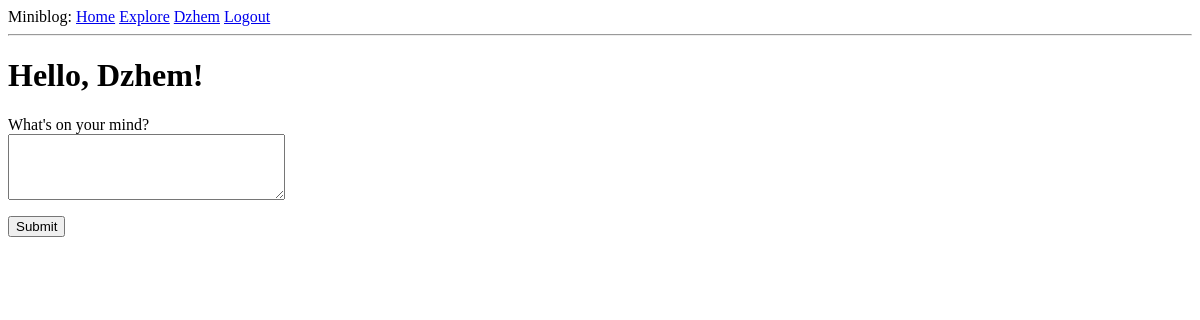
Page /index (signed in) on the earlier database version.
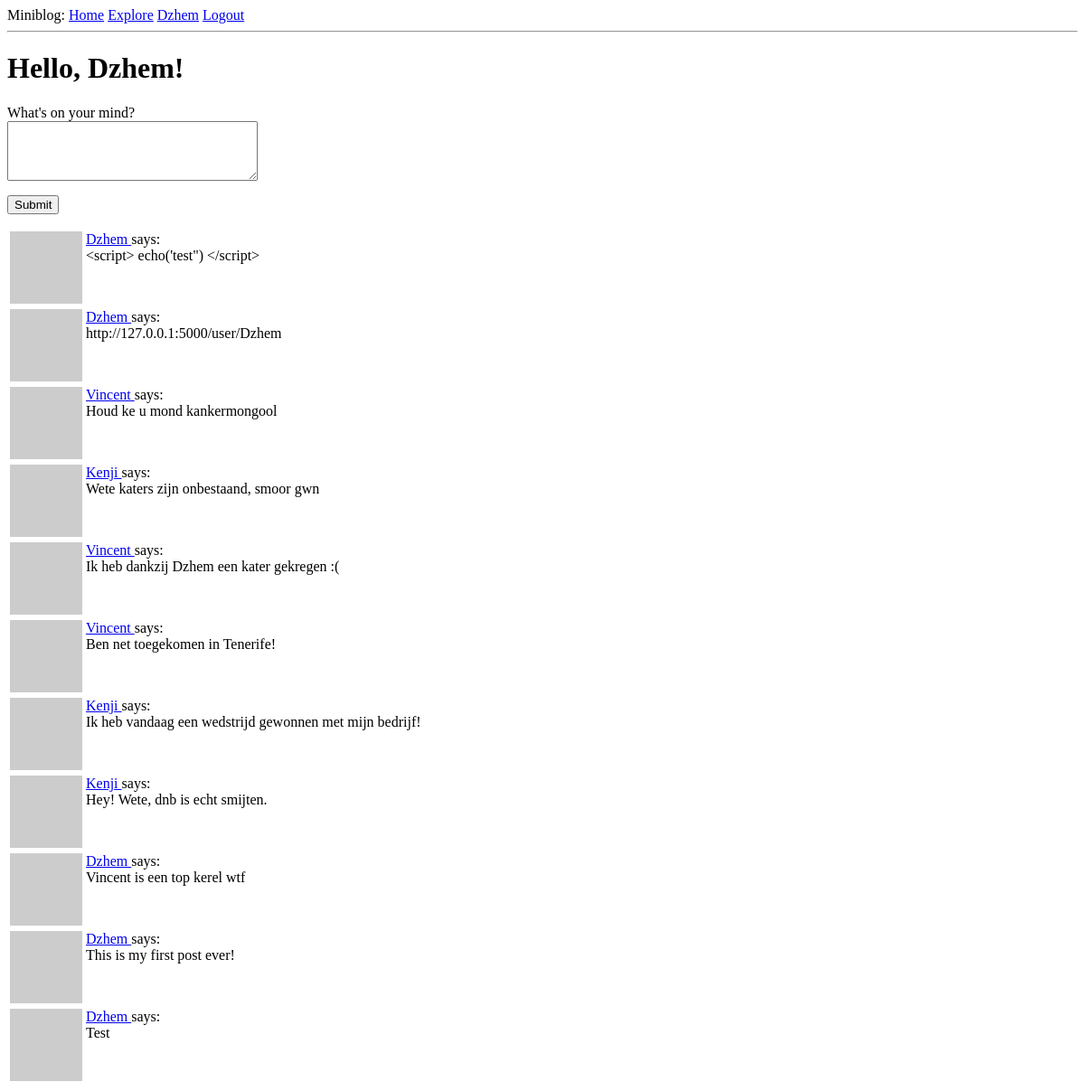
Same page on the later database version.
### app/models.py (models this page shows, shortened)
class User(UserMixin, db.Model):
    id = db.Column(db.Integer, primary_key=True)
    username = db.Column(db.String(64), index=True, unique=True)
    email = db.Column(db.String(120), index=True, unique=True)
    password_hash = db.Column(db.String(128))
    posts = db.relationship('Post', backref='author', lazy='dynamic')
    about_me = db.Column(db.String(140))
    last_seen = db.Column(db.DateTime, default=datetime.utcnow)
    followed = db.relationship('User', secondary=followers,
                               primaryjoin=(followers.c.follower_id == id),
                               secondaryjoin=(followers.c.followed_id == id),
                               backref=db.backref('followers', lazy='dynamic'),
                               lazy='dynamic')
    def avatar(self, size):
        digest = md5(self.email.lower().encode('utf-8')).hexdigest()
        return f'https://www.gravatar.com/avatar/{digest}?d=identicon&s={size}'
    def followed_posts(self):
        followed = Post.query.join(
            followers, followers.c.followed_id == Post.user_id).filter(
                followers.c.follower_id == self.id)
        own = Post.query.filter(
            Post.user_id == self.id)
        return followed.union(own).order_by(Post.timestamp.desc())

class Post(db.Model):
    id = db.Column(db.Integer, primary_key=True)
    body = db.Column(db.String(140))
    timestamp = db.Column(db.DateTime, index=True, default=datetime.utcnow)
    user_id = db.Column(db.Integer, db.ForeignKey('user.id'))

### app/routes.py (the view)
@app.route('/', methods=['GET', 'POST'])
@app.route('/index', methods=['GET', 'POST'])
@login_required
def index():
    form = PostForm()
    if form.validate_on_submit():
        post = Post(body=form.post.data, author=current_user)
        db.session.add(post)
        db.session.commit()
        flash('You have a new post!')
        return redirect(url_for('index'))
    posts = current_user.followed_posts().all()
    return render_template("index.html", title='Home Page', form=form,
                           posts=posts)

### app/forms.py
class PostForm(FlaskForm):
    post = TextAreaField("What's on your mind?",
                         [validators.DataRequired(),
                          validators.Length(min=1, max=140)])
    submit = SubmitField('Submit')

### app/models.py (called while the page is built)
@login.user_loader
def load_user(id):
    return User.query.get(int(id))

### app/routes.py (called while the page is built)
@app.before_request
def before_request():
    if current_user.is_authenticated:
        current_user.last_seen = datetime.utcnow()
        db.session.commit()

### app/templates/index.html (shortened to what this page needs)
<html>
    <head>
    </head>
    <body>
        {% extends "base.html" %}
        {% block content %}
            <h1>Hello, {{ current_user.username }}!</h1>
            {% if form %}
            <form action="" method="post">
                <p>
                    {{ form.post.label }}<br>
                    {{ form.post(cols=32, rows=4) }}<br>
                </p>
                <p>{{ form.submit() }}</p>
            </form>
            {% endif %}
            {% for post in posts %}
                {% include '_post.html' %}
            {% endfor %}
        {% endblock %}

### app/templates/base.html (shortened to what this page needs)
<html>
    <head>
    </head>
    <body>
        <div>
          Miniblog:
          <a href="{{ url_for('index') }}">Home</a>
          {% if current_user.is_anonymous %}
          <a href="{{ url_for('login') }}">Login</a>
          <a href="{{ url_for('register') }}">Sign Up</a>
          {% else %}
          <a href="{{ url_for('explore') }}">Explore</a>
          <a href="{{ url_for('user', username=current_user.username) }}">{{current_user.username}}</a>
          <a href="{{ url_for('logout') }}">Logout</a>
          {% endif %}
        </div>
        <hr>
        {% block content %}{% endblock %}
    </body>
</html>

### app/templates/_post.html
<table>
    <tr valign="top">
        <td><img src="{{ post.author.avatar(36) }}"></td>
        <td>
            <a href="{{ url_for('user', username=post.author.username) }}">
            {{ post.author.username }}
        </a>
        says:<br>{{ post.body }}</td>
    </tr>
</table>

Differences in the rows shown:
added Post: author.username "Dzhem", body "<script> echo('test\") </script>"
added Post: author.username "Dzhem", body "http://127.0.0.1:5000/user/Dzhem"
added Post: author.username "Vincent", body "Houd ke u mond kankermongool"
added Post: author.username "Kenji", body "Wete katers zijn onbestaand, smoor gwn"
added Post: author.username "Vincent", body "Ik heb dankzij Dzhem een kater gekregen :("
added Post: author.username "Vincent", body "Ben net toegekomen in Tenerife!"
added Post: author.username "Kenji", body "Ik heb vandaag een wedstrijd gewonnen met mijn bedrijf!"
added Post: author.username "Kenji", body "Hey! Wete, dnb is echt smijten."
added Post: author.username "Dzhem", body "Vincent is een top kerel wtf"
added Post: author.username "Dzhem", body "This is my first post ever!"
added Post: author.username "Dzhem", body "Test"
